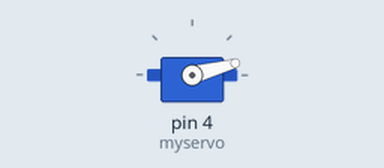
Recording of a sketch running on a simulated Arduino Uno, built with avr-gcc and run on an emulated ATmega328P. Shown: servo. What the sketch prints to the serial monitor is not drawn.

Above: at 0.05 s.
At 0.5 s:
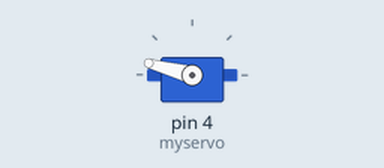
At 0.75 s:
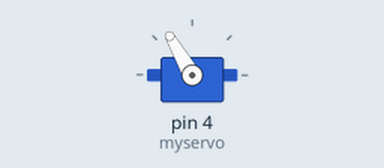
At 1.0 s:
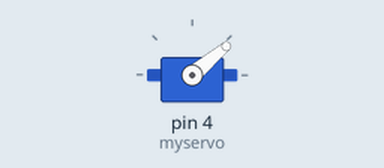
Timing chart, 0 to 3.0 s (numbered marks = the images above):
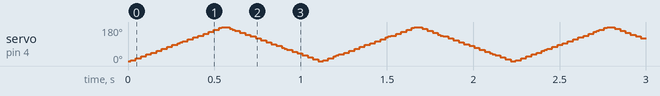

The sketch:

Servo.ino
```cpp
#include <Servo.h>
Servo myservo;
//int pos = 0;    // variable to store the servo position

void setup() {
  myservo.attach(4);  // attaches the servo on pin 13 to the servo object
  Serial.begin(9600);
}

void loop() {
  for (int pos = 0; pos <= 180; pos += 5) { // goes from 0 degrees to 180 degrees
    // in steps of 1 degree
    myservo.write(pos);              // tell servo to go to position in variable 'pos'
    delay(15);                       // waits 15ms for the servo to reach the position
  }
  for (int pos = 180; pos >= 0; pos -= 5) { // goes from 180 degrees to 0 degrees
    myservo.write(pos);              // tell servo to go to position in variable 'pos'
    delay(15);                       // waits 15ms for the servo to reach the position
  }

  Serial.print("Hallo");
}
```
